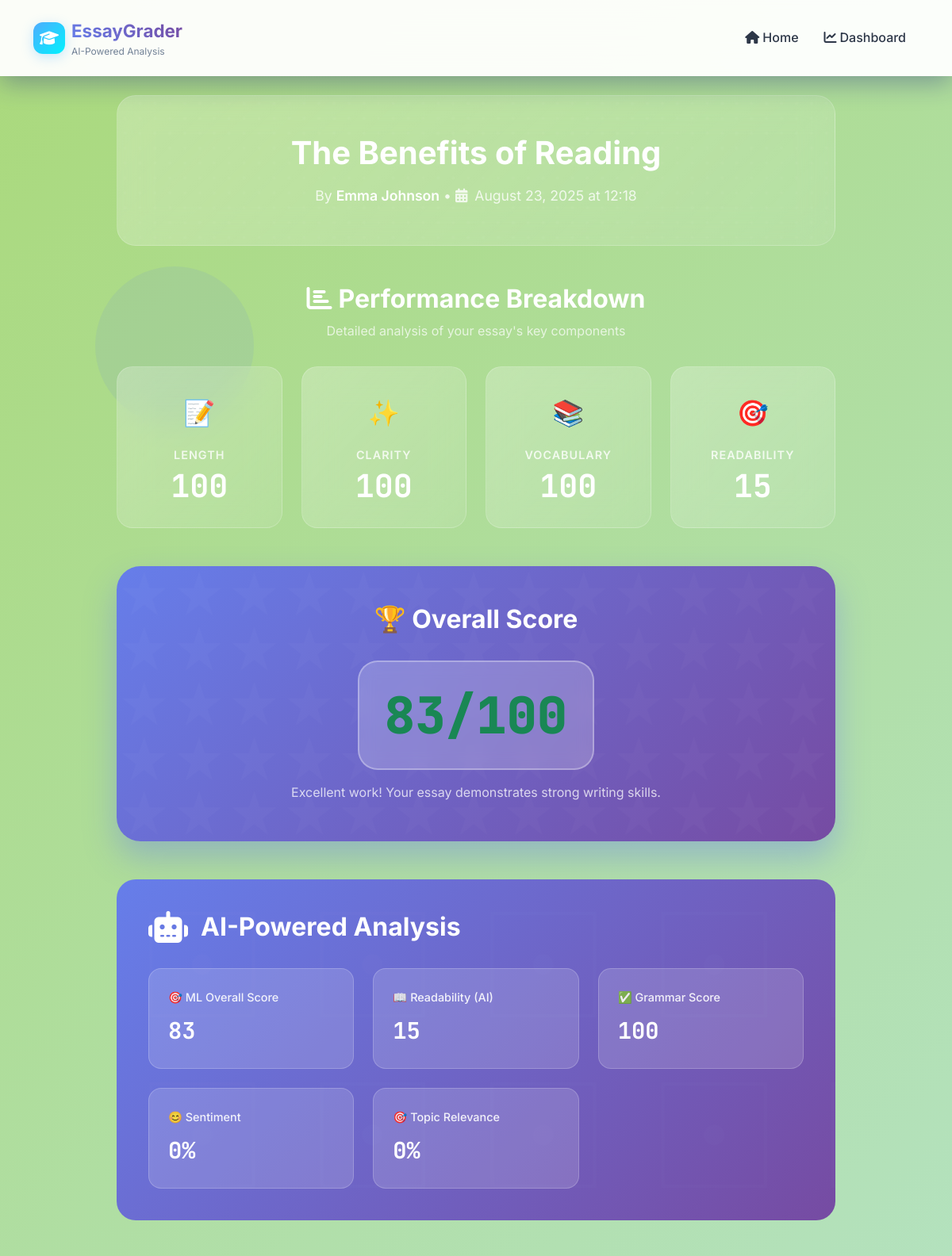
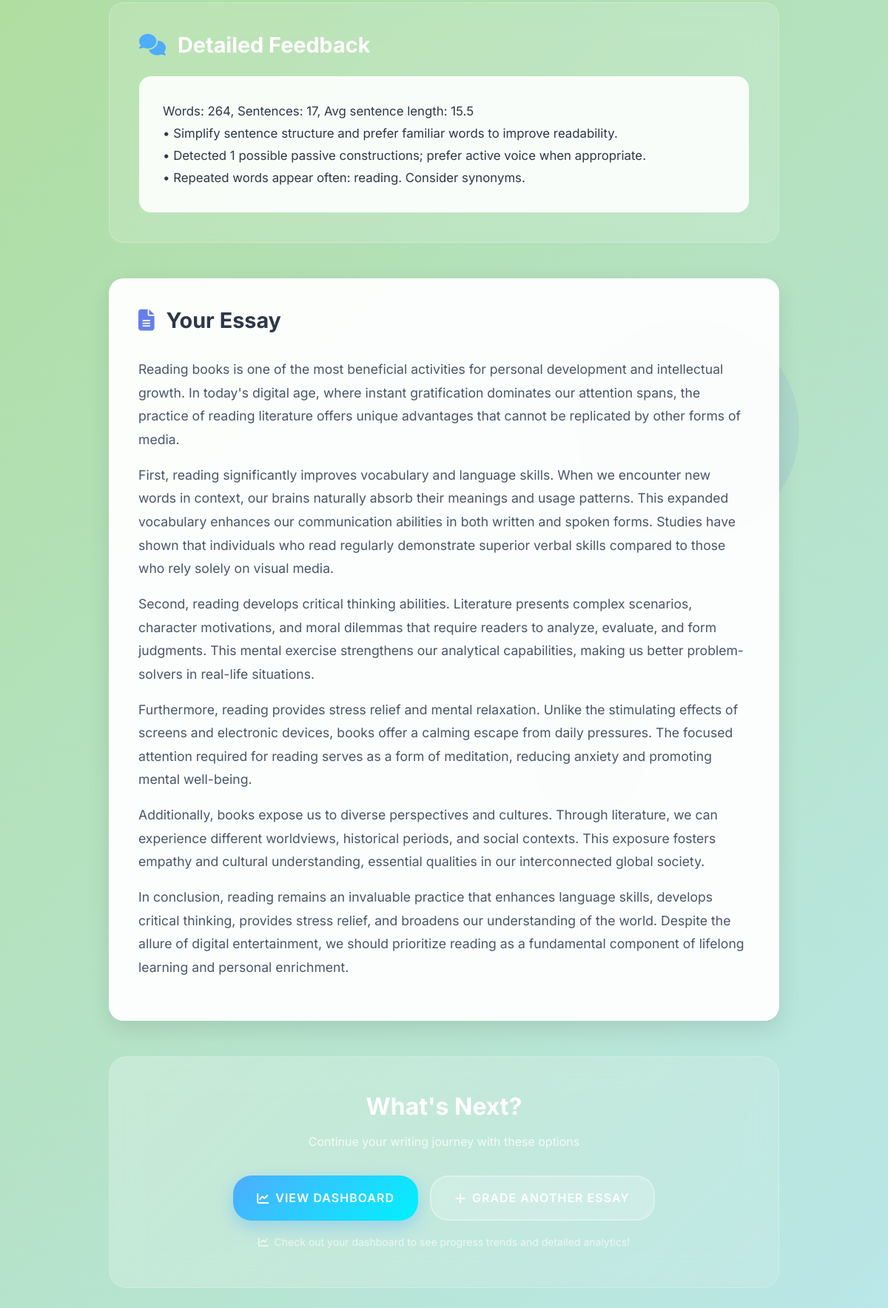
The page /essay/7/ on the database its author committed (2 pictures, top to bottom).
### essays/models.py (models this page shows, shortened)
class Essay(models.Model):
    title = models.CharField(max_length=200)
    student_name = models.CharField(max_length=100, blank=True, null=True)
    content = models.TextField()
    score_length = models.FloatField(default=0)
    score_clarity = models.FloatField(default=0)
    score_vocabulary = models.FloatField(default=0)
    score_readability = models.FloatField(default=0)
    score_overall = models.FloatField(default=0)
    feedback = models.TextField(blank=True, null=True)
    analysis = models.JSONField(default=dict, blank=True, null=True)
    created_at = models.DateTimeField(auto_now_add=True)

### essays/views.py (the view)
# urls.py: path('essay/<int:pk>/', views.essay_detail, name='detail'),
def essay_detail(request, pk):
    essay = get_object_or_404(Essay, pk=pk)
    ai_analysis = {}
    text = essay.content
    try:
        ai_analysis['readability'] = readability_metrics(text).get("readability_score", 0)
    except Exception as e:
        print(f"Readability error: {e}")
        ai_analysis['readability'] = 0
    try:
        ai_analysis['sentiment'] = sentiment_score(text).get("positivity", 0)
    except Exception as e:
        print(f"Sentiment error: {e}")
        ai_analysis['sentiment'] = 0
    try:
        grammar_result = grammar_suggestions(text)
        ai_analysis['grammar'] = {
            "score": grammar_result.get("grammar_score", 0),
            "issues": [i['message'] for i in grammar_result.get("issues", [])]
        }
    except Exception as e:
        print(f"Grammar error: {e}")
        ai_analysis['grammar'] = {"score": 0, "issues": []}
    try:
        ai_analysis['topic_relevance'] = topic_relevance(text, essay.title)
    except Exception as e:
        print(f"Topic relevance error: {e}")
        ai_analysis['topic_relevance'] = 0
    try:
        ml_overall, _ = ml_score(text)
        ai_analysis['ml_overall'] = ml_overall
    except Exception as e:
        print(f"ML score error: {e}")
        ai_analysis['ml_overall'] = essay.score_overall
    essay.analysis = ai_analysis
    return render(request, 'essays/detail.html', {'essay': essay})

### essays/ai.py (called while the page is built)
def readability_metrics(text: str) -> Dict[str, float]:
    if not text or len(text.split()) < 5:
        return {"flesch": 0.0, "grade_level": 0.0, "readability_score": 0.0}
    flesch = textstat.flesch_reading_ease(text)
    flesch_scaled = max(0, min(100, flesch))
    grade = textstat.text_standard(text, float_output=True)
    grade_scaled = 100 - max(0, min(100, (grade - 5) * (100 / 15.0)))
    readability = 0.6 * flesch_scaled + 0.4 * grade_scaled
    return {
        "flesch": round(flesch, 2),
        "grade_level": round(grade, 2),
        "readability_score": round(readability, 2),
    }

def sentiment_score(text: str) -> Dict[str, float]:
    if not text or len(text.split()) < 3:
        return {"compound": 0.0, "positivity": 50.0}
    s = _ANALYZER.polarity_scores(text)
    comp = s["compound"]
    positivity = round((comp + 1) * 50, 2)
    return {"compound": round(comp, 3), "positivity": positivity}

def topic_relevance(text: str, topic: Optional[str] = None, keywords: Optional[List[str]] = None) -> float:
    if not topic and not keywords:
        return 50.0
    target = (topic or "") + " " + (" ".join(keywords) if keywords else "")
    docs = [text, target]
    vec = TfidfVectorizer(stop_words="english", ngram_range=(1, 2), min_df=1)
    X = vec.fit_transform(docs)
    sim = cosine_similarity(X[0], X[1])[0][0]
    return round(sim * 100, 2)

def _extract_features(text: str) -> Dict[str, float]:
    words = text.split()
    sentences = [s for s in text.replace("?", ".").replace("!", ".").split(".") if s.strip()]
    uniq = len(set(w.lower().strip(".,;:!?\"'()[]{}")) for w in words) if words else 0
    avg_sent_len = (len(words) / len(sentences)) if sentences else 0
    type_token_ratio = (uniq / len(words) * 100) if words else 0
    read = readability_metrics(text)
    sent = sentiment_score(text)
    gram = grammar_suggestions(text)
    return {
        "word_count": len(words),
        "avg_sentence_len": avg_sent_len,
        "type_token_ratio": type_token_ratio,
        "readability": read["readability_score"],
        "sentiment": sent["positivity"],
        "grammar": gram["grammar_score"],
        "issue_count": len(gram["issues"]),
    }

### templates/essays/detail.html (shortened to what this page needs)
{% extends 'base.html' %}
{% block content %}
<div class="container">
  <div class="row justify-content-center">
    <div class="col-lg-10">
      <div class="essay-header">
        <h1 class="essay-title">{{ essay.title }}</h1>
        <div class="essay-meta">
          <p class="mb-0">
            By <strong>{{ essay.student_name|default:'Anonymous Student' }}</strong> •
            <i class="fas fa-calendar-alt me-1"></i>
            {{ essay.created_at|date:"F d, Y \a\t H:i" }}
          </p>
        </div>
      </div>
      <div class="metrics-section">
        <div class="metrics-title">
          <h3><i class="fas fa-chart-bar me-2"></i>Performance Breakdown</h3>
          <p>Detailed analysis of your essay's key components</p>
        </div>
        <div class="row g-4">
          <div class="col-lg-3 col-md-6">
            <div class="metric-card">
              <div class="metric-icon">📝</div>
              <span class="metric-label">Length</span>
              <strong class="metric-value">{{ essay.score_length|floatformat:0 }}</strong>
            </div>
          </div>
          <div class="col-lg-3 col-md-6">
            <div class="metric-card">
              <div class="metric-icon">✨</div>
              <span class="metric-label">Clarity</span>
              <strong class="metric-value">{{ essay.score_clarity|floatformat:0 }}</strong>
            </div>
          </div>
          <div class="col-lg-3 col-md-6">
            <div class="metric-card">
              <div class="metric-icon">📚</div>
              <span class="metric-label">Vocabulary</span>
              <strong class="metric-value">{{ essay.score_vocabulary|floatformat:0 }}</strong>
            </div>
          </div>
          <div class="col-lg-3 col-md-6">
            <div class="metric-card">
              <div class="metric-icon">🎯</div>
              <span class="metric-label">Readability</span>
              <strong class="metric-value">{{ essay.score_readability|floatformat:0 }}</strong>
            </div>
          </div>
        </div>
      </div>
      <div class="overall-score-section">
        <div class="overall-score-card">
          <h3 class="overall-score-title">🏆 Overall Score</h3>
          <div class="overall-score-badge {% if essay.score_overall >= 80 %}text-success{% elif essay.score_overall >= 60 %}text-warning{% else %}text-danger{% endif %}">
            {{ essay.score_overall|floatformat:0 }}/100
          </div>
          <p class="mb-0 opacity-75">
            {% if essay.score_overall >= 80 %}
              Excellent work! Your essay demonstrates strong writing skills.
            {% elif essay.score_overall >= 60 %}
              Good effort! There's room for improvement in some areas.
            {% else %}
              Keep practicing! Focus on the feedback below to improve.
            {% endif %}
          </p>
        </div>
      </div>
      <div class="ai-analysis-section">
        <h4 class="ai-analysis-title">
          <i class="fas fa-robot"></i>
          AI-Powered Analysis
        </h4>
        <div class="ai-metrics">
          <div class="ai-metric">
            <div class="ai-metric-label">🎯 ML Overall Score</div>
            <div class="ai-metric-value">{{ essay.analysis.ml_overall|default:"N/A"|floatformat:0 }}</div>
          </div>
          <div class="ai-metric">
            <div class="ai-metric-label">📖 Readability (AI)</div>
            <div class="ai-metric-value">{{ essay.analysis.readability|default:essay.score_readability|floatformat:0 }}</div>
          </div>
          <div class="ai-metric">
            <div class="ai-metric-label">✅ Grammar Score</div>
            <div class="ai-metric-value">{{ essay.analysis.grammar.score|default:"N/A" }}</div>
          </div>
          <div class="ai-metric">
            <div class="ai-metric-label">😊 Sentiment</div>
            <div class="ai-metric-value">{{ essay.analysis.sentiment|floatformat:0 }}%</div>
          </div>
          <div class="ai-metric">
            <div class="ai-metric-label">🎯 Topic Relevance</div>
            <div class="ai-metric-value">{{ essay.analysis.topic_relevance|floatformat:0 }}%</div>
          </div>
        </div>
      </div>
      <div class="feedback-section">
        <h4 class="feedback-title">
          <i class="fas fa-comments"></i>
          Detailed Feedback
        </h4>
        <div class="feedback-content">{{ essay.feedback }}</div>
      </div>
      <div class="essay-content-section">
        <h4 class="essay-content-title">
          <i class="fas fa-file-text"></i>
          Your Essay
        </h4>
        <div class="essay-text">{{ essay.content|linebreaks }}</div>
      </div>
      <div class="action-section">
        <h4 class="action-title">What's Next?</h4>
        <p class="action-subtitle">Continue your writing journey with these options</p>
        <div class="action-buttons">
          <a href="{% url 'essays:dashboard' %}" class="btn-action btn-primary-action">
            <i class="fas fa-chart-line"></i>
            View Dashboard
          </a>
          <a href="{% url 'essays:index' %}" class="btn-action btn-secondary-action">
            <i class="fas fa-plus"></i>
            Grade Another Essay
          </a>
        </div>
        <p class="mt-3 mb-0" style="color: rgba(255, 255, 255, 0.7);">
          <small>
            <i class="fas fa-chart-line me-1"></i>
            Check out your dashboard to see progress trends and detailed analytics!
          </small>
        </p>
      </div>
    </div>
  </div>
</div>
{% endblock %}

### static/styles.css (style rules this page uses)
:root { --primary-gradient: linear-gradient(135deg, #667eea 0%, #764ba2 100%); --secondary-gradient: linear-gradient(135deg, #f093fb 0%, #f5576c 100%); --success-gradient: linear-gradient(135deg, #4facfe 0%, #00f2fe 100%); --warning-gradient: linear-gradient(135deg, #43e97b 0%, #38f9d7 100%); --danger-gradient: linear-gradient(135deg, #fa709a 0%, #fee140 100%); --dark-gradient: linear-gradient(135deg, #2c3e50 0%, #3498db 100%); --glass-bg: rgba(255, 255, 255, 0.25); --glass-border: rgba(255, 255, 255, 0.18); --glass-shadow: 0 8px 32px 0 rgba(31, 38, 135, 0.37); --text-primary: #2d3748; --text-secondary: #718096; --text-muted: #a0aec0; --border-radius: 16px; --border-radius-sm: 8px; --border-radius-lg: 24px; --transition: all 0.3s cubic-bezier(0.4, 0, 0.2, 1); --transition-fast: all 0.15s ease; }
* { box-sizing: border-box; }
body { font-family: 'Inter', -apple-system, BlinkMacSystemFont, 'Segoe UI', Roboto, sans-serif; background: linear-gradient(135deg, #aad97b 0%, #bae7e8 100%); color: var(--text-primary); line-height: 1.6; overflow-x: hidden; min-height: 100vh; position: relative; }
a { color: #4299e1; text-decoration: none; transition: var(--transition); }

### rows shown on the page
Essay: title "The Benefits of Reading", student_name "Emma Johnson", created_at "August 23, 2025 at 12:18", score_length "100", score_clarity "100", score_vocabulary "100", score_readability "15", score_overall "83", analysis.ml_overall "83", analysis.readability "15", analysis.grammar.score "100", analysis.sentiment "0", analysis.topic_relevance "0", feedback "Words: 264, Sentences: 17, Avg sentence length: 15.5 • Simplify sentence structure and prefer familiar words to improve readability. • Detected 1 possible passive constructions; prefer active voice when appropriate. • Repeated words appear often: reading. Consider synonyms.", content "Reading books is one of the most beneficial activities for personal development and intellectual growth. In today's digital age, where instant gratification dominates our attention spans, the practice of reading literature offers unique advantages that cannot be replicated by other forms of media. First, reading significantly improves vocabulary and language skills. When we encounter new words in context, our brains naturally absorb their meanings and usage patterns. This expanded vocabulary enhances our communication abilities in both written and spoken forms. Studies have shown that individuals who read regularly demonstrate superior verbal skills compared to those who rely solely on…"
